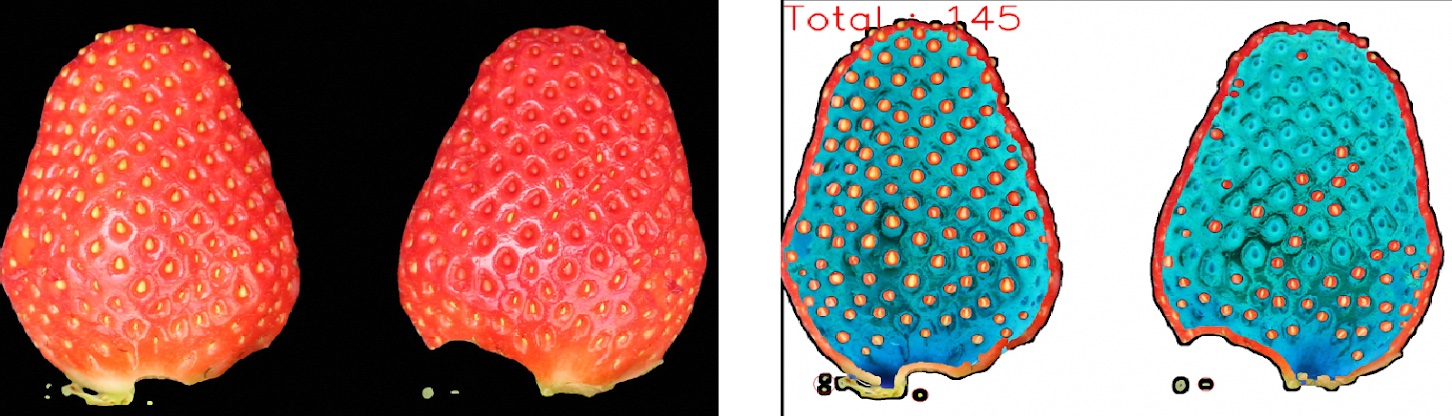
#> input picture asset/image-processing.jpg, 1452 x 416 px
$ python -i util.py   (imports and definitions only)
#> lines starting #> are read from the running program, lines starting #| are printed output that depends on the picture
#> further down, picture is the input picture: shape (416, 1452, 3); mean B, G, R 119.1, 123.7, 144.4
# %%
import numpy as np
import pandas as pd
import cv2
from torch import bitwise_not


def save_img(image, name=None):
    cv2.imwrite(name if name else 'image_balloon.jpg', image)


def preprocess(image):

    hsv = cv2.cvtColor(image, cv2.COLOR_BGR2HSV)
#> hsv: shape (416, 1452, 3); mean H, S, V 33.2, 114.2, 175.1
    hsv[:, :, 1] = cv2.mean(hsv)[1]
#> hsv: shape (416, 1452, 3); mean H, S, V 33.2, 114, 175.1
    image = cv2.cvtColor(hsv, cv2.COLOR_HSV2BGR)
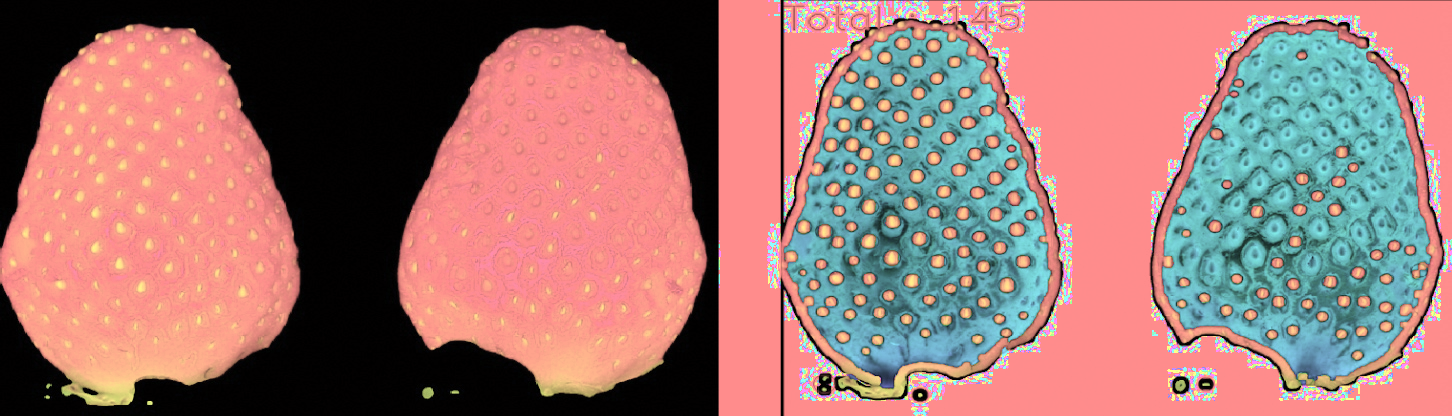
#> image: shape (416, 1452, 3); mean B, G, R 113.3, 116.9, 158.7
    save_img(image, "hsv.jpg")

    image = cv2.bitwise_not(image)
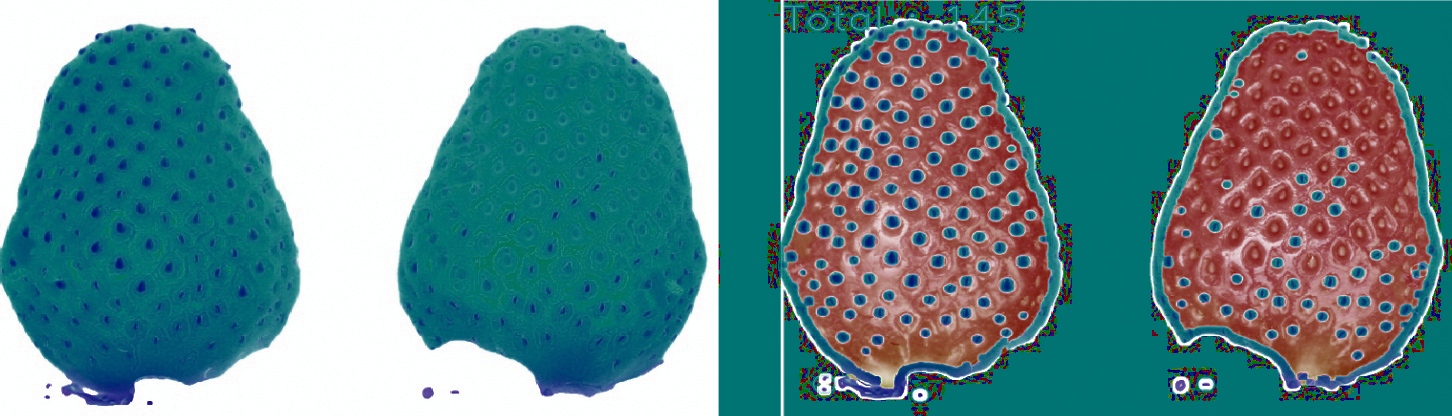
#> image: shape (416, 1452, 3); mean B, G, R 141.7, 138.1, 96.3
    image = cv2.cvtColor(image, cv2.COLOR_BGR2GRAY)
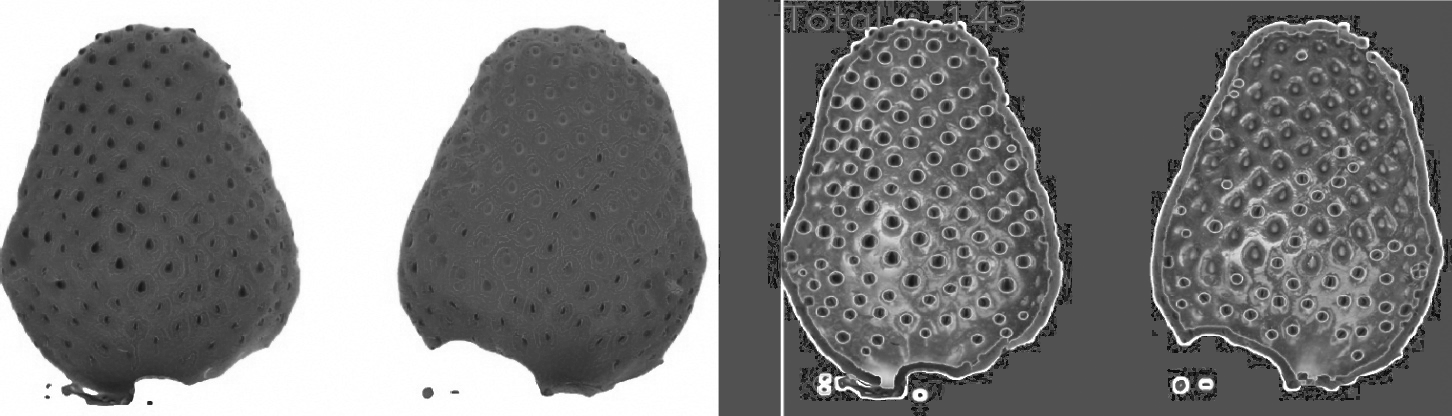
#> image: shape (416, 1452); min 13, max 255, mean 126.1
    clahe = cv2.createCLAHE(clipLimit=3, tileGridSize=(8, 8))
    image = clahe.apply(image)
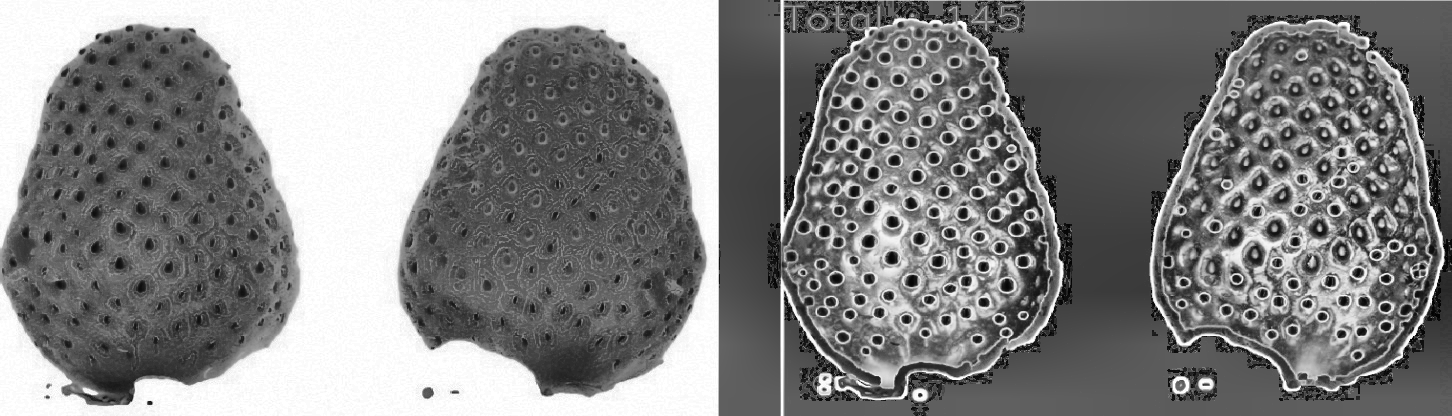
#> image: shape (416, 1452); min 2, max 255, mean 132.3

    save_img(image, "clahe.jpg")

    image = cv2.GaussianBlur(image, (15, 15), cv2.BORDER_DEFAULT)
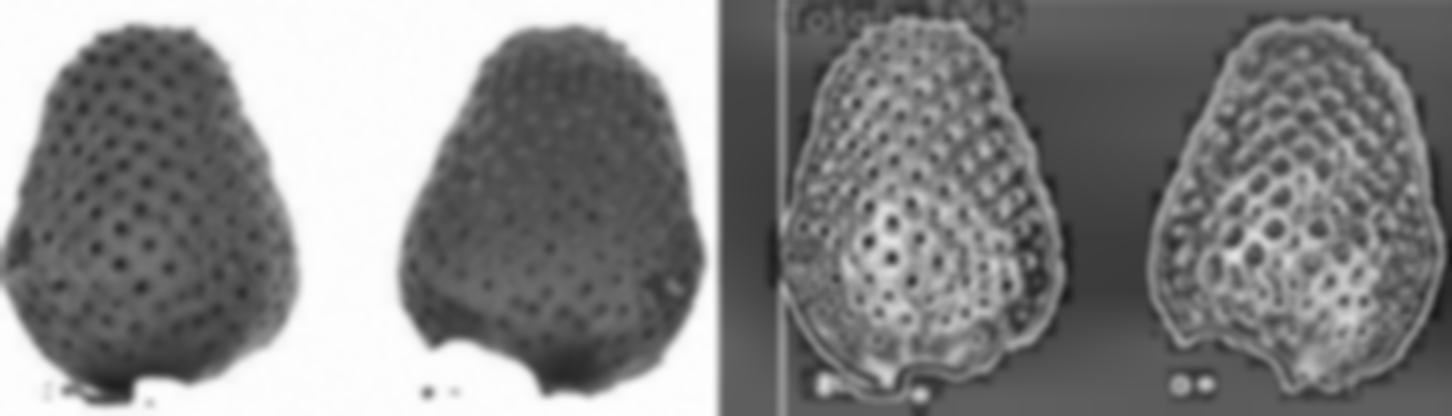
#> image: shape (416, 1452); min 24, max 254, mean 132.2
    # image = cv2.Canny(image, 30, 150, 3)
    # image = cv2.dilate(image, (1, 1), iterations=0)
    return image


def contouring(image, objType=None):
    im = cv2.adaptiveThreshold(
        image, 255, cv2.ADAPTIVE_THRESH_MEAN_C, cv2.THRESH_BINARY, 11, 3)

    contours, hierarchy = cv2.findContours(
        im, cv2.RETR_EXTERNAL, cv2.CHAIN_APPROX_SIMPLE)
    img = cv2.drawContours(im, contours, -1, (0, 255, 0), 7
                           )
    return img, contours


def load_dataset(path):
    bbox = pd.read_csv(path)
    bbox["bbox"] = [eval(x[1:-1]) for x in bbox["bbox"]]
    return bbox


def crop_bbox(target):
    image = cv2.imread(path+target[0])
    image = image[
        target["bbox"]["ymin"]:target["bbox"]["ymax"],
        target["bbox"]["xmin"]:target["bbox"]["xmax"], :]
    return image

>>> import cv2
>>> picture = cv2.imread('../asset/image-processing.jpg')
>>> result = preprocess(picture)

$ run again, on asset/yolo.jpg
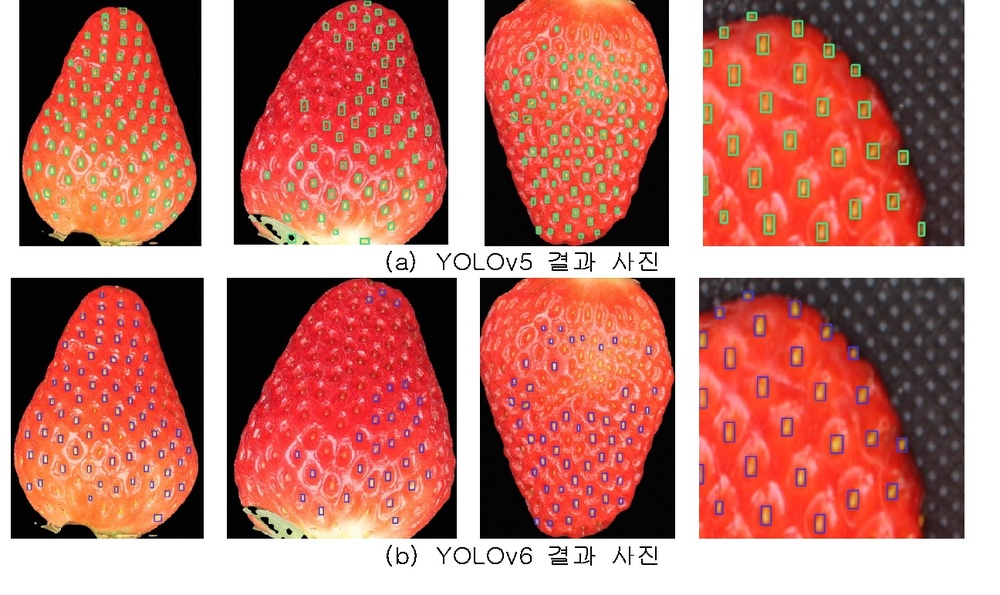
#> input picture asset/yolo.jpg, 1000 x 595 px, shrunk from 1296 x 771 before the run
#> picture is the input picture: shape (595, 1000, 3); mean B, G, R 108.2, 117.9, 189
#> in preprocess, `image = cv2.bitwise_not(image)`:
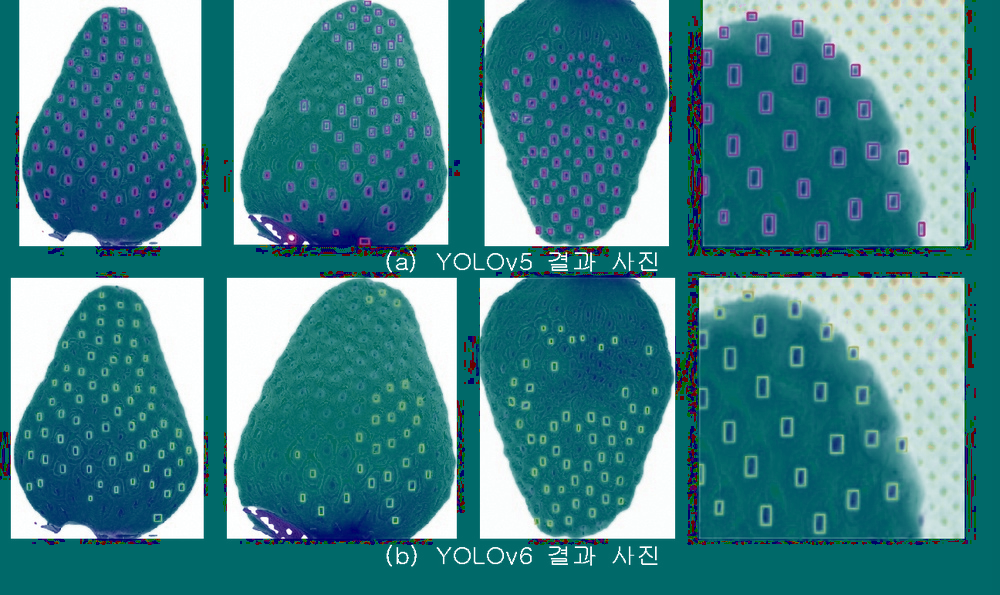
#> image: shape (595, 1000, 3); mean B, G, R 140.1, 133.4, 67.5
#> in preprocess, `image = cv2.GaussianBlur(image, (15, 15), cv2.BORDER_DEFAULT)`:
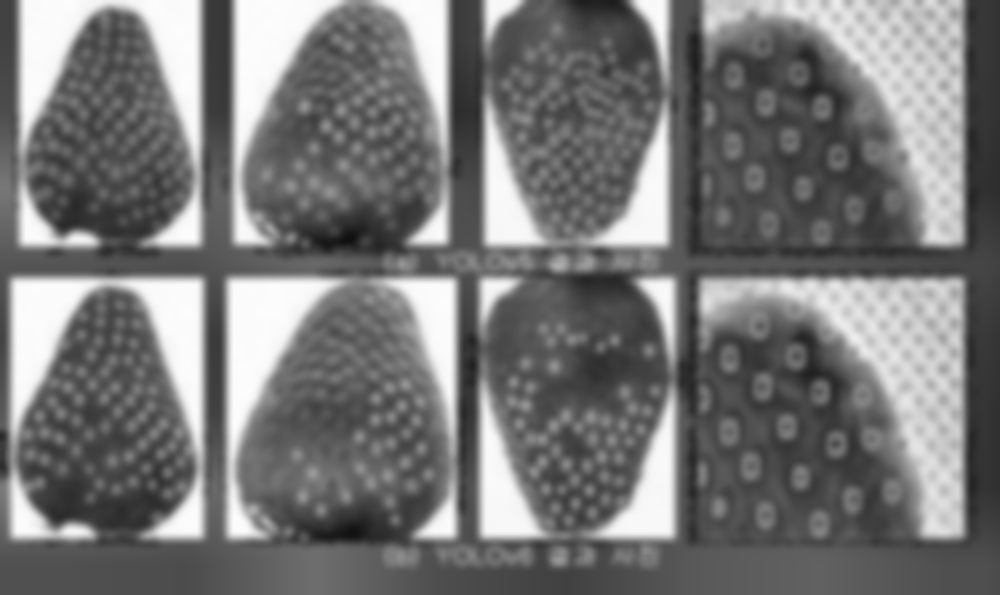
#> image: shape (595, 1000); min 15, max 252, mean 119.4
